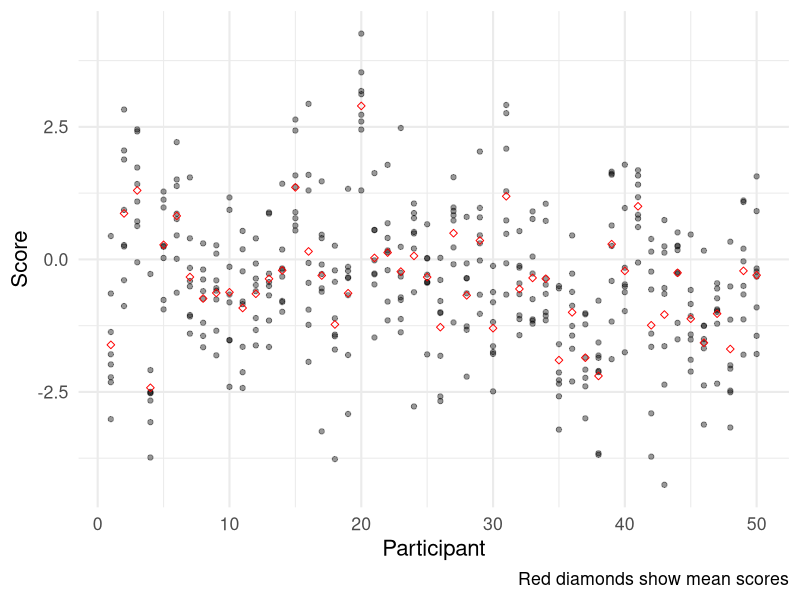
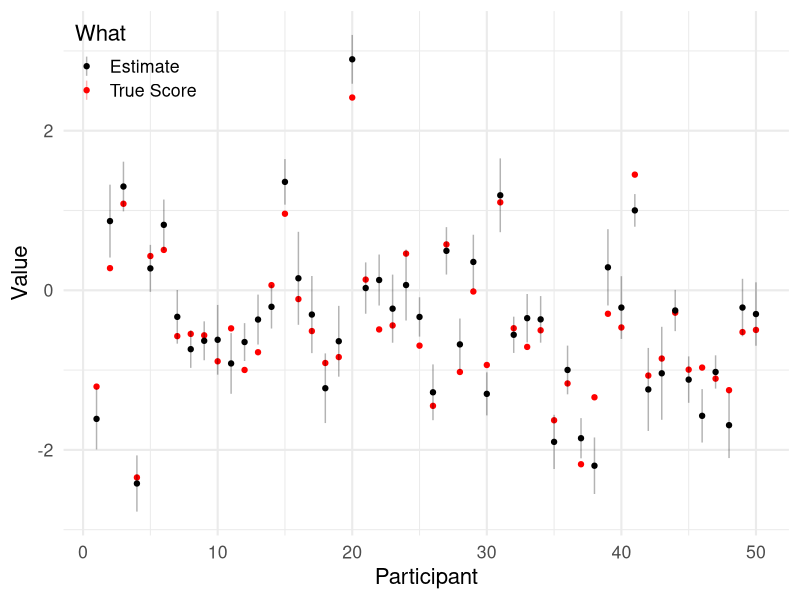
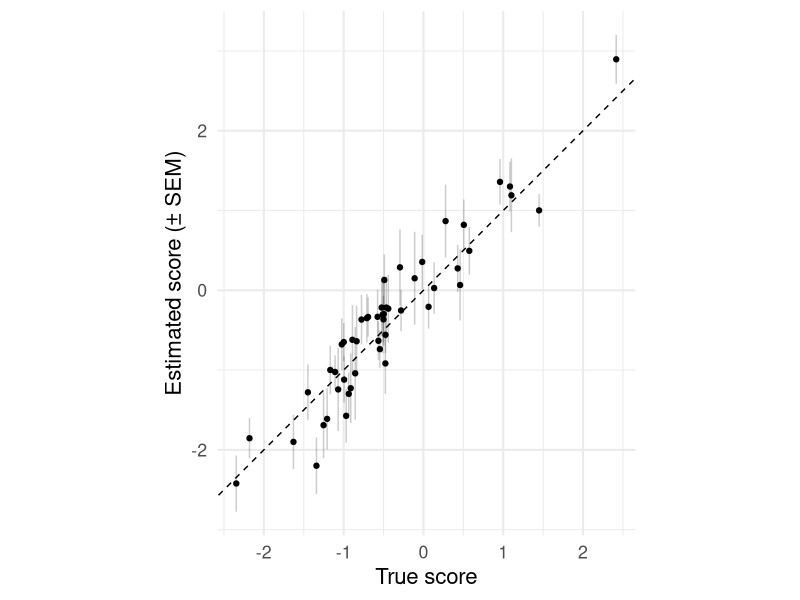

Generate these figures, in order, with R:
## ---- chunk 1
library(tidyverse)
theme_set(theme_minimal(base_size = 16))
sem = function(x) sd(x) / sqrt(length(x))

lgnd = function(x, y){
    theme(legend.position = c(x, y),  legend.justification = c(x, y))
}
set.seed(1234)
## ---- chunk 2
#' Simulate some data
generate_data = function(n_participants = 50,
                         n_trials = 10,
                         sd_participant = 1,
                         sd_trial = 1){
  true_scores = rnorm(n_participants, 0, sd_participant)
  data.frame(
    participant = rep(1:n_participants, each = n_trials),
    true_score  = rep(true_scores, each = n_trials),
    trial_nr    = rep(1:n_trials, times = n_participants)) %>%
    mutate(
      x = rnorm(n(), true_score, sd_trial)
    )
}
## ---- chunk 3
n_participants = 50
n_trials = 8
sd_participant = 1
sd_trial = 1
data = generate_data(n_participants, n_trials,
                     sd_participant, sd_trial)
head(data)
## ---- chunk 4
real_error_variance = sd_trial^2 / n_trials
real_true_score_variance = sd_participant^2
real_reliability = real_true_score_variance / (real_error_variance + real_true_score_variance)
real_reliability
## ---- chunk 5
if(sd_trial == 1 & sd_participant == 1){
  n_trials / (n_trials + 1)
}
## ---- chunk 6
means = data %>% 
  group_by(participant) %>% 
  summarise(true_score = mean(true_score),
            estimate = mean(x),
            n = n(),
            sd(x),
            sem = sd(x) / sqrt(n()))
head(means)
## ---- chunk 7
ggplot(data, aes(participant, x)) +
  geom_point(alpha = .4) +
  geom_point(data = means, mapping = aes(y = estimate), color = 'red', shape = 5) +
  labs(x = 'Participant', y = 'Score',
       caption = 'Red diamonds show mean scores')
## ---- chunk 8
df = means %>%
  pivot_longer(c(true_score, estimate)) %>%
  mutate(sem = ifelse(name == 'true_score', NA, sem),
         what = ifelse(name == 'estimate', 'Estimate', 'True Score'))

ggplot(df, aes(participant, value, color = what,
               ymin = value - sem, ymax = value + sem)) +
  geom_point() +
  geom_linerange(alpha = .3) +
  scale_color_manual(values = c('black', 'red')) +
  labs(x = 'Participant', y = 'Value',
       color = 'What') +
  lgnd(0, 1)
## ---- chunk 9
ggplot(means, aes(true_score, estimate,
                  ymin = estimate - sem,
                  ymax = estimate + sem)) +
  geom_point() +
  geom_linerange(alpha = .2) +
  geom_abline(linetype = 'dashed', intercept = 0, slope = 1) +
  coord_equal() +
  labs(x = 'True score',
       y = 'Estimated score (± SEM)')
## ---- chunk 10
# Reshape data to have one row per participant, one column per trial
wide_data = data %>%
  select(participant, trial_nr, x) %>%
  pivot_wider(names_from = trial_nr, values_from = x) %>%
  select(-participant)
## ---- chunk 11
#' A simpler implentation that what psych::alpha() provides
cronbach_alpha = function(X){
  p = ncol(X)
  sum_then_var <- var(rowSums(X))
  var_then_sum =  sum(apply(X, 2, var))
  (p/(p - 1)) * (1 - (var_then_sum/sum_then_var))
}

reliability_cronbach = cronbach_alpha(wide_data)
reliability_cronbach
## ---- chunk 12
reliability_from_se = function(estimates, standard_errors){
  total_var = var(estimates)
  error_var = mean(standard_errors^2)
  true_var = total_var - error_var
  reliability = true_var / total_var
  return(reliability)
}
## ---- chunk 13
# Reminder of how we calculated SEM
means = data %>% 
  group_by(participant) %>% 
  summarise(estimate = mean(x),
            n = n(),
            sd = sd(x),
            sem = sd / sqrt(n))
## ---- chunk 14
reliability_from_se(means$estimate, means$sem)
## ---- chunk 15
calculate_reliability = function(estimates, standard_errors,
                                 boostrap = TRUE, n_bootstraps = 500){
  .n = length(estimates)
  .indices = 1:.n
  func = function(i){
    bootstrap_indices = sample(.indices, .n, replace = T)
    reliability_from_se(estimates[bootstrap_indices],
                        standard_errors[bootstrap_indices])
  }
  bootstrap_estimates = map_dbl(1:n_bootstraps, func)
  ci = quantile(bootstrap_estimates, c(.025, .975))
  output = data.frame(
    reliability = reliability_from_se(estimates, standard_errors),
    se = sd(bootstrap_estimates)) %>%
    mutate(ci.95.low = ci[1],
           ci.95.high = ci[2])
  return(output)
}

calculate_reliability(means$estimate, means$sem)
## ---- chunk 16
# This is my general-purpose wrapper around R's optimisation routines,
# for maximum-likelihood estimation
fit_model = function(.data, 
                     loglik_func, 
                     par_names, 
                     starting_values = NULL,
                     bounds = NULL){
  if(is.null(starting_values)){
    starting_values = rep(1, length(par_names))
  }
  if(!is.null(bounds)){
    # Bounded optimization with L-BFGS-B
    k = length(par_names)
    lower = rep(-Inf, k)
    upper = rep(Inf, k)
    for(p in names(bounds)){
      ix = match(p, par_names)
      lower[ix] = bounds[[p]][1]
      upper[ix] = bounds[[p]][2]
    }
    # Wrap loglik_func to avoid NA (needed for L-BFGS-B)
    .loglik_func = function(.data, pars){
      ll = loglik_func(.data, pars)
      ifelse(is.na(ll), -9e9, ll)
    }
    fit = optim(par = starting_values, 
                fn = .loglik_func,
                control = list(fnscale = -1),
                .data = .data, hessian = T,
                lower = lower, upper = upper,
                method = 'L-BFGS-B')
  } else {
    fit = optim(par = starting_values, 
                fn = loglik_func,
                control = list(fnscale = -1),
                .data = .data, hessian = T)
  }
  stopifnot(length(fit$par) == length(par_names))
  # Calculate standard error by inverting the Hessian and taking square root
  fisher_information = solve(-fit$hessian)
  se = sqrt(diag(fisher_information))
  output = data.frame(
    term = par_names,
    estimate = fit$par,
    se = se
  )
  return(output)
}
## ---- chunk 17
#' Calculate likelihood of participant's data, given parameters mu and sigma
loglik_normal = function(.data, pars){
  mu = pars[1]
  sigma = pars[2]
  loglik = sum(dnorm(.data$x, mu, sigma, log = T))
  loglik
}

parameter_estimates = data %>%
  nest(dfs = -participant) %>%
  mutate(fits = map(dfs, fit_model,
                    loglik_func = loglik_normal, 
                    par_names = c('mu', 'sigma'))) %>%
  unnest(fits) %>%
  select(-dfs)
head(parameter_estimates)
## ---- chunk 18
mu_estimates = filter(parameter_estimates, term == 'mu')
calculate_reliability(mu_estimates$estimate, mu_estimates$se)
## ---- chunk 19
library(lme4)
mixed_model = lmer(x ~ 1 + (1|participant), data = data)
summary(mixed_model)
## ---- chunk 20
mixed_model_varcor = VarCorr(mixed_model) %>% data.frame()
mm_true_score_variance = mixed_model_varcor$vcov[1]
## ---- chunk 21
rfx = ranef(mixed_model, condVar = T)
mm_error_variance = rfx$participant %>%
  attr('postVar') %>%
  c() %>%
  mean()
## ---- chunk 22
mm_error_variance = mean(arm::se.ranef(mixed_model)$participant^2)
## ---- chunk 23
mm_true_score_variance / (mm_true_score_variance + mm_error_variance)
